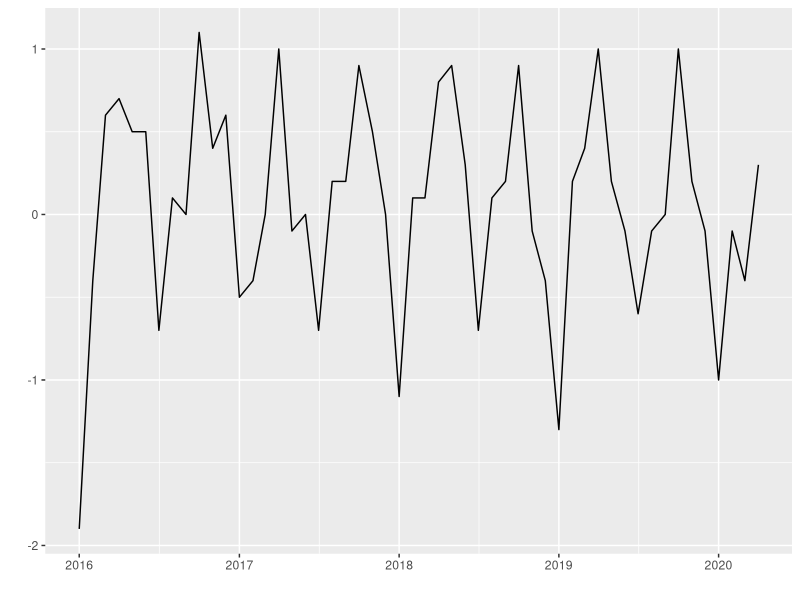
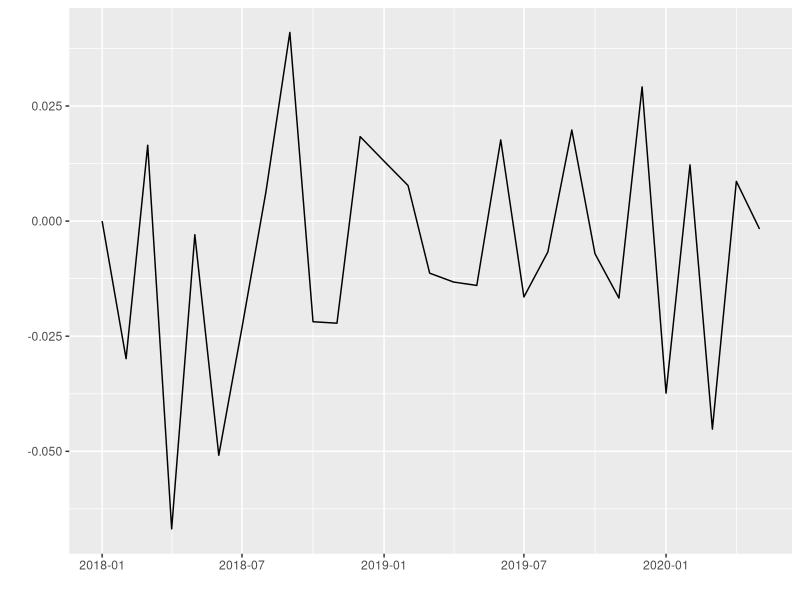
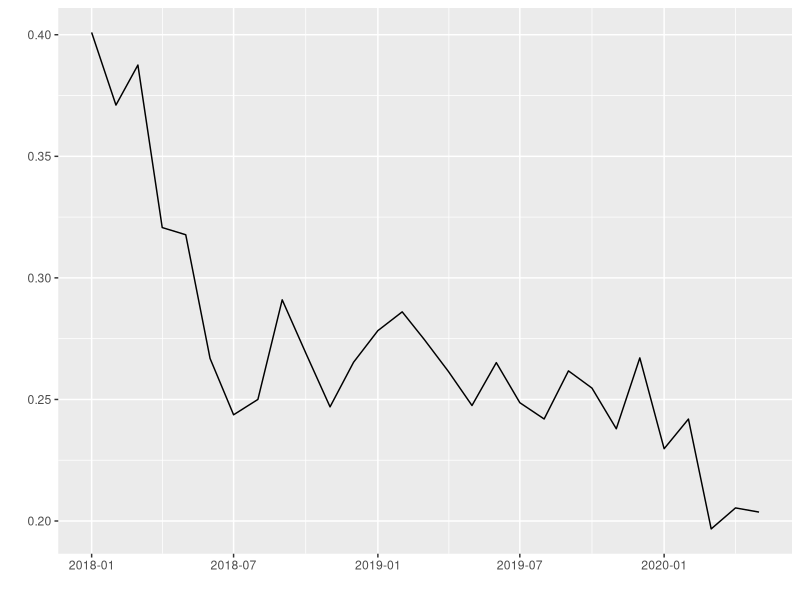
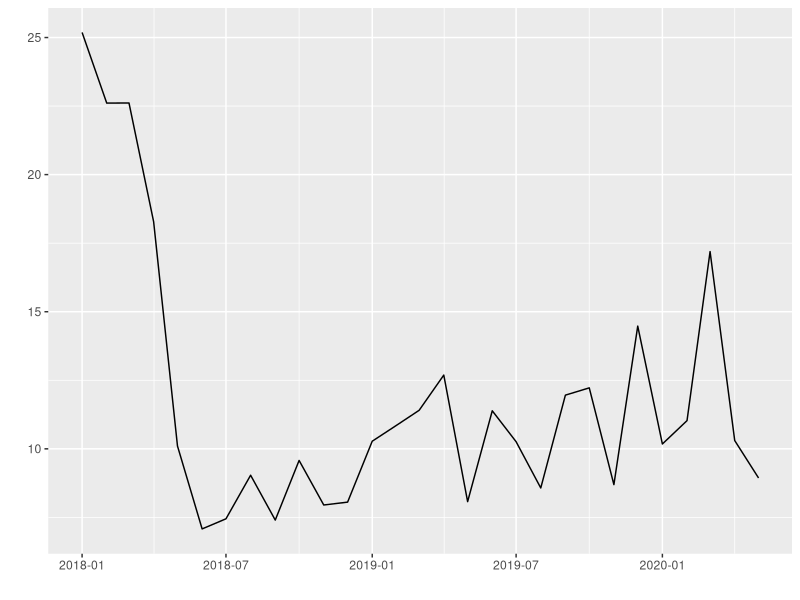
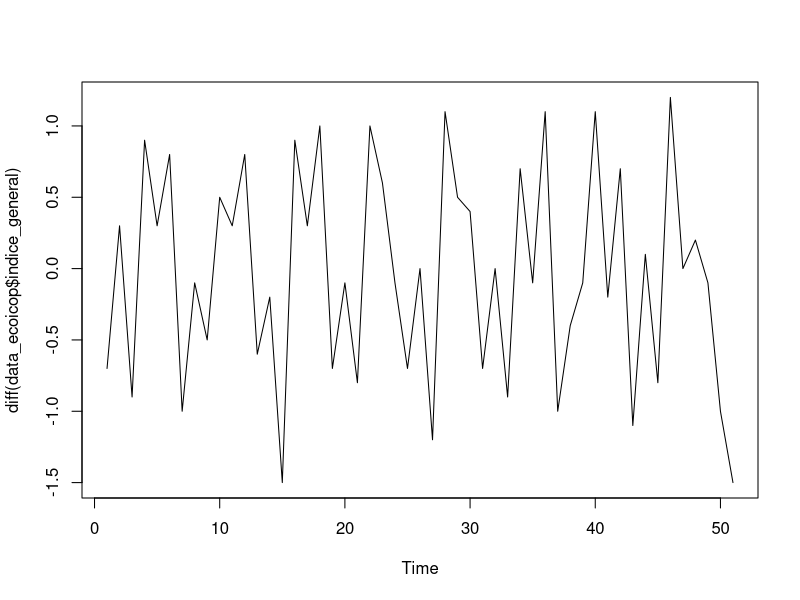
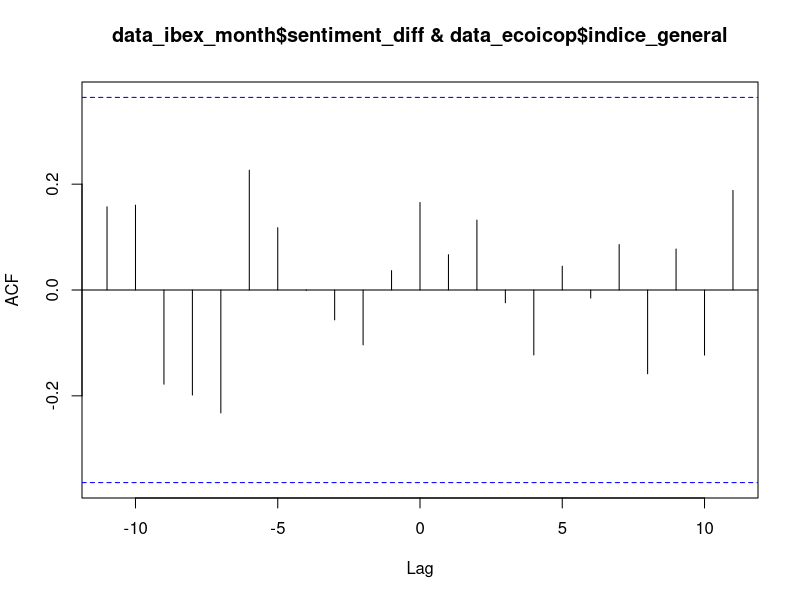
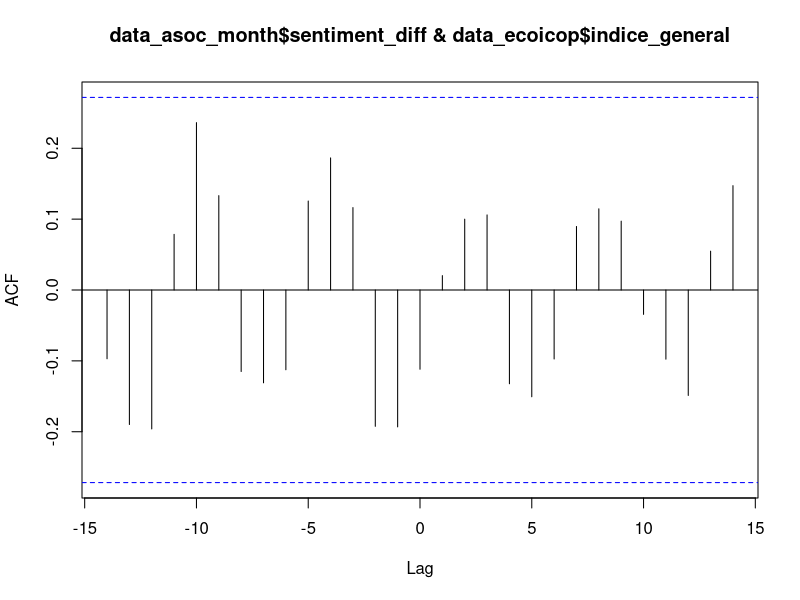
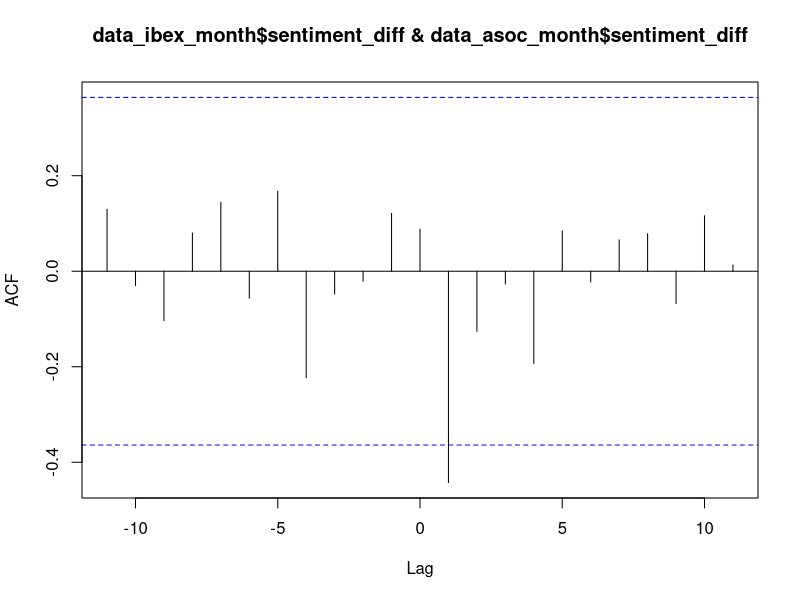

Generate these figures, in order, with R: (Note: this script raises an error after producing the figures.)
setwd("/Users/hugojosebello/Documents/git-repos/twitter-data-scripts-analysis/")
data_asoc_month <- read.csv("./data/grouped_data_month_mean_tweets_sentimentdata-scraper_asociaciones_2016-2020.csv",  header=TRUE, sep=";", stringsAsFactors = TRUE)
data_asoc_day <- read.csv("./data/grouped_data_day_mean_tweets_sentimentdata-scraper_asociaciones_2016-2020.csv",  header=TRUE, sep=";", stringsAsFactors = TRUE)
data_ibex_day <- read.csv("./data/grouped_data_day_mean_tweets_sentimentdata-scraper_ibex_2018-2020.csv",  header=TRUE, sep=";", stringsAsFactors = TRUE)
data_ibex_month <- read.csv("./data/grouped_data_month_mean_tweets_sentimentdata-scraper_ibex_2018-2020.csv",  header=TRUE, sep=";", stringsAsFactors = TRUE)
data_precios_ibex <- read.csv("./data/ibex_historico.csv",  header=TRUE, sep=",", stringsAsFactors = TRUE)
data_ecoicop   <- read.csv("./data/ecoicop.csv",  header=TRUE, sep=";", stringsAsFactors = TRUE)
library(lubridate)
library(ggplot2)

data_asoc_month$month_year <- sub("$", "-01", data_asoc_month$month_year )
data_ibex_month$month_year <- sub("$", "-01", data_ibex_month$month_year )

data_ecoicop$date <- ymd(data_ecoicop$date)
data_ibex_month$month_year <- ymd(data_ibex_month$month_year)
data_asoc_month$month_year <- ymd(data_asoc_month$month_year)

data_ibex_month$sentiment_diff <- append(diff(data_ibex_month$sentiment), 0, after = 0)
data_asoc_month$sentiment_diff <- append(diff(data_asoc_month$sentiment), 0, after = 0)

#graphs
ggplot(data_ecoicop, aes(date, indice_general)) + geom_line() + xlab("") + ylab("")
ggplot(data_ibex_month, aes(month_year, sentiment_diff)) + geom_line() + xlab("") + ylab("")
ggplot(data_ibex_month, aes(month_year, sentiment)) + geom_line() + xlab("") + ylab("")
ggplot(data_ibex_month, aes(month_year, favorites)) + geom_line() + xlab("") + ylab("")


ts.plot(diff(data_ecoicop$indice_general),  main = "" )

ccf(data_ibex_month$sentiment_diff,data_ecoicop$indice_general)
ccf(data_asoc_month$sentiment_diff,data_ecoicop$indice_general)

#!! data_asoc_month leads with lag 1 over data_ibex_month 
ccf(data_ibex_month$sentiment_diff,data_asoc_month$sentiment_diff)



data_asoc
acf(diff(data_asoc_day$sentiment))

acf(data_asoc_day$sentiment)
acf(data_ibex_day$sentiment)

ccf(data_ibex_day$sentiment, data_precios_ibex$Close)
ccf(data_asoc_day$sentiment, data_precios_ibex$Close)



hist(data_asoc_day$sentiment)
plot(data_asoc$sentiment)
plot(diff(data_asoc$sentiment))


